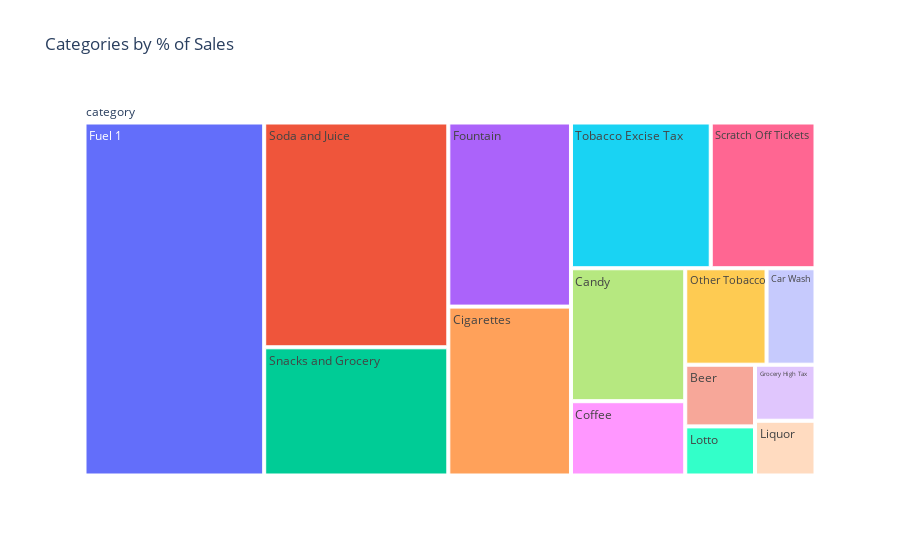

Write notebook code for a chart like this one.
### Code cell
labels = cat_count.index 
values = cat_count.values
parents = ["category" for i in labels]

fig = go.Figure(go.Treemap(
    labels = labels,
    values = values,
    parents = parents))

fig.update_layout(title='Categories by % of Sales')
fig.show()

### Figure 1 — Plotly figure (JSON) as saved in the notebook; plotly's stock layout.template omitted (floating-point values rounded to 4 significant figures)
{"data": [{"labels": ["Fuel 1", "Soda and Juice", "Snacks and Grocery", "Fountain", "Cigarettes", "Tobacco Excise Tax", "Scratch Off Tickets", "Candy", "Coffee", "Other Tobacco", "Car Wash", "Beer", "Lotto", "Grocery High Tax", "Liquor"], "parents": ["category", "category", "category", "category", "category", "category", "category", "category", "category", "category", "category", "category", "category", "category", "category"], "type": "treemap", "values": [0.2394, 0.1562, 0.08911, 0.08523, 0.07818, 0.07689, 0.05763, 0.05734, 0.03205, 0.02961, 0.01782, 0.01624, 0.01293, 0.01279, 0.0125]}], "layout": {"title": {"text": "Categories by % of Sales"}}}
